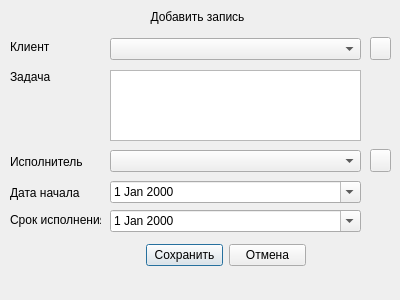
<?xml version="1.0" encoding="UTF-8"?>
<ui version="4.0">
 <class>dbDialog</class>
 <widget class="QDialog" name="dbDialog">
  <property name="windowModality">
   <enum>Qt::ApplicationModal</enum>
  </property>
  <property name="geometry">
   <rect>
    <x>0</x>
    <y>0</y>
    <width>400</width>
    <height>300</height>
   </rect>
  </property>
  <property name="minimumSize">
   <size>
    <width>400</width>
    <height>300</height>
   </size>
  </property>
  <property name="maximumSize">
   <size>
    <width>400</width>
    <height>300</height>
   </size>
  </property>
  <property name="windowTitle">
   <string/>
  </property>
  <widget class="QLabel" name="label">
   <property name="geometry">
    <rect>
     <x>107</x>
     <y>9</y>
     <width>181</width>
     <height>16</height>
    </rect>
   </property>
   <property name="styleSheet">
    <string notr="true">font: 75 12pt &quot;MS Shell Dlg 2&quot;;</string>
   </property>
   <property name="text">
    <string>Добавить запись</string>
   </property>
   <property name="alignment">
    <set>Qt::AlignCenter</set>
   </property>
  </widget>
  <widget class="QLabel" name="label_2">
   <property name="geometry">
    <rect>
     <x>10</x>
     <y>40</y>
     <width>47</width>
     <height>13</height>
    </rect>
   </property>
   <property name="text">
    <string>Клиент</string>
   </property>
  </widget>
  <widget class="QLabel" name="label_3">
   <property name="geometry">
    <rect>
     <x>10</x>
     <y>70</y>
     <width>47</width>
     <height>13</height>
    </rect>
   </property>
   <property name="text">
    <string>Задача</string>
   </property>
  </widget>
  <widget class="QLabel" name="label_4">
   <property name="geometry">
    <rect>
     <x>10</x>
     <y>154</y>
     <width>81</width>
     <height>16</height>
    </rect>
   </property>
   <property name="text">
    <string>Исполнитель</string>
   </property>
  </widget>
  <widget class="QLabel" name="label_5">
   <property name="geometry">
    <rect>
     <x>10</x>
     <y>185</y>
     <width>91</width>
     <height>16</height>
    </rect>
   </property>
   <property name="text">
    <string>Дата начала</string>
   </property>
  </widget>
  <widget class="QLabel" name="label_6">
   <property name="geometry">
    <rect>
     <x>10</x>
     <y>212</y>
     <width>91</width>
     <height>16</height>
    </rect>
   </property>
   <property name="text">
    <string>Срок исполнения</string>
   </property>
  </widget>
  <widget class="QComboBox" name="customerBox">
   <property name="geometry">
    <rect>
     <x>110</x>
     <y>38</y>
     <width>251</width>
     <height>22</height>
    </rect>
   </property>
  </widget>
  <widget class="QTextEdit" name="taskEdit">
   <property name="geometry">
    <rect>
     <x>110</x>
     <y>70</y>
     <width>251</width>
     <height>71</height>
    </rect>
   </property>
  </widget>
  <widget class="QComboBox" name="executorBox">
   <property name="geometry">
    <rect>
     <x>110</x>
     <y>150</y>
     <width>251</width>
     <height>22</height>
    </rect>
   </property>
  </widget>
  <widget class="QDateEdit" name="dateEditIn">
   <property name="geometry">
    <rect>
     <x>110</x>
     <y>181</y>
     <width>251</width>
     <height>22</height>
    </rect>
   </property>
   <property name="calendarPopup">
    <bool>true</bool>
   </property>
  </widget>
  <widget class="QDateEdit" name="dateEditOut">
   <property name="geometry">
    <rect>
     <x>110</x>
     <y>210</y>
     <width>251</width>
     <height>22</height>
    </rect>
   </property>
   <property name="calendarPopup">
    <bool>true</bool>
   </property>
  </widget>
  <widget class="QWidget" name="horizontalLayoutWidget">
   <property name="geometry">
    <rect>
     <x>146</x>
     <y>240</y>
     <width>160</width>
     <height>31</height>
    </rect>
   </property>
   <layout class="QHBoxLayout" name="horizontalLayout">
    <item>
     <widget class="QPushButton" name="saveButton">
      <property name="text">
       <string>Сохранить</string>
      </property>
     </widget>
    </item>
    <item>
     <widget class="QPushButton" name="cancelButton">
      <property name="text">
       <string>Отмена</string>
      </property>
     </widget>
    </item>
   </layout>
  </widget>
  <widget class="QPushButton" name="addCustomerButton">
   <property name="geometry">
    <rect>
     <x>370</x>
     <y>37</y>
     <width>21</width>
     <height>23</height>
    </rect>
   </property>
   <property name="text">
    <string/>
   </property>
   <property name="icon">
    <iconset>
     <normaloff>../icons/add48.png</normaloff>../icons/add48.png</iconset>
   </property>
  </widget>
  <widget class="QPushButton" name="addExecutorButton">
   <property name="geometry">
    <rect>
     <x>370</x>
     <y>149</y>
     <width>21</width>
     <height>23</height>
    </rect>
   </property>
   <property name="text">
    <string/>
   </property>
   <property name="icon">
    <iconset>
     <normaloff>../icons/add48.png</normaloff>../icons/add48.png</iconset>
   </property>
  </widget>
 </widget>
 <resources/>
 <connections/>
</ui>
